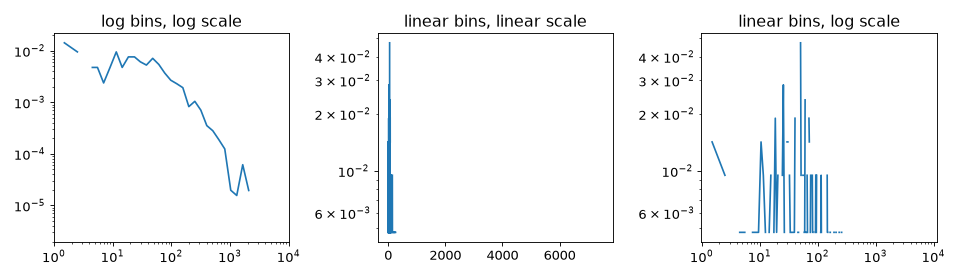
#> input picture _images/blackouts_binning_comparison.png, 960 x 280 px; its folder holds only this picture in this run
$ python -i fitting.py   (imports and definitions only)
#> lines starting #> are read from the running program, lines starting #| are printed output that depends on the picture
"""
This file contains the functions and classes for fitting data to a
distribution.
"""
# These packages are pretty fundamental to the
# operation of this library, so we should import them at the top.
import numpy as np
from numpy import nan

import matplotlib.pyplot as plt

# For float errors
import sys
# For checking how many processes are available
import os
# For parallelization
import multiprocessing

# So we can ignore this warning while fitting xmin
from scipy.optimize import OptimizeWarning

# So we can hash the fit object for caching
import hashlib

# For saving and loading
import h5py
# For saving function source code when saving/loading
import inspect
import json
import textwrap

# Dill is a drop-in replacement for pickle that allows you to serialize
# local functions (among other improvements); used for saving and loading
# fit objects, and parallelization.
#import pickle
import dill as pickle

import warnings
from tqdm import tqdm

from .plotting import *
from .statistics import *
from .distributions import *

# Try and grab the current version of the package from the _version.py file.
# This is for comparing with saved/loaded Fit objects. If we can't find that
# file, we have to work without it.
try:
    from ._version import __version__
    POWERLAW_VERSION = __version__
except:
    # Raise a warning, in case the user isn't aware that the package
    # isn't properly installed
    warnings.warn('powerlaw version not found, likely because the package isn\'t installed properly. Not critical, but could affect caching of files.')
    POWERLAW_VERSION = 'unknown'

# This needs to be a list of the keys in the supported_distributions
# attribute of the Fit class.  The __getattr__ method needs the list.
# If it uses supported_distributions.keys(), then it gets into an
# infinte loop when unpickling a Fit object.  Hence the need for a
# separate list outside the scope of the Fit class.
# [7 lines that did not run here, left out]

# [1 line that did not run here, left out]

"""
Whether to enable parallelization for certain heavy calculations, eg.
fitting the xmin value.
"""
_parallel_enable = False

"""
This is the number of cores/processes that the library should use.
"""
_parallel_cores = 1

"""
By default, the multiprocessing library has many limitations when it comes
to what functions can be used in a Pool or Process object. This is becuase
these require that you serialize the function using pickle, which is then
pass between processes.

Unfortunately, the standard library `pickle` doesn't have support for many
types of functions, including those not defined at the root level. The
function we want to parallelize for `find_xmin` is not defined at the
root level, so normally we would get an error along the lines of:
    Can't pickle local object 'Fit.find_xmin.<locals>.fit_function'

We can fix this by manually replacing multiprocessing's use of pickle to
`dill`'s version of it, which can handle these types of functions.
"""
# We imported dill as 'pickle', so all references to 'pickle' are actually
# dill.
pickle.Pickler.dumps, pickle.Pickler.loads = pickle.dumps, pickle.loads
multiprocessing.reduction.ForkingPickler = pickle.Pickler
multiprocessing.reduction.dump = pickle.dump

"""
The file types and extensions supported for saving and loading files.

Each key is the name of the format, and the value should be the list of
extensions that correspond to this format.
"""
SUPPORTED_SAVE_FORMATS = {"hdf5": ['h5', 'hdf5'],
                          "pickle": ['pkl', 'pickle']}

SUPPORTED_SAVE_FILE_EXTENSIONS = [ext for v in SUPPORTED_SAVE_FORMATS.values() for ext in v]

DEFAULT_SAVE_FORMAT = 'h5'

"""
Whether fits are cached automatically or not.

This variable should not be manually set, but rather is automatically
set to True when a valid path is given using Fit.set_cache_folder().
"""
_cache_enabled = False

"""
The path to the cache folder.

This variable should not be manually set, but rather set using
Fit.set_cache_folder().
"""
_cache_path = None

"""
The format to use when automatically caching files.

This variable should not be manually set, but rather set using
Fit.set_cache_format(). The default is hdf5.
"""
_cache_format = DEFAULT_SAVE_FORMAT


# [31 lines left out: function set_parallel_cores, not called in this run]


class Fit(object):
    """
    A class to manage data and fits to various distributions.

    For fits to power laws, the methods of Clauset et al. 2007 are used.
    These methods identify the portion of the tail of the distribution that
    follows a power law, beyond a value ``xmin``. If no ``xmin`` is
    provided, the optimal one is calculated and assigned at initialization.

    All supported distributions can be accessed as properties of this
    class, at which time they will be automatically fit to the data.

    Parameters
    ----------
    data : array_like
        The data to fit.

    discrete : bool, optional
        Whether the data is discrete (integers).

    xmin : int or float, optional
        The data value beyond which distributions should be fitted. If
        ``None`` an optimal one will be calculated.

    xmax : int or float, optional
        The maximum value of the fitted distributions.

    estimate_discrete : bool, optional
        Whether to estimate the fit of a discrete power law using fast
        analytical methods, instead of calculating the fit exactly with
        slow numerical methods. Most accurate when ``xmin`` > 6.

    discrete_normalization : {"round", "sum"}, optional
        Approximation method to use in calculating the PDF (especially the
        PDF normalization constant) for a discrete distribution in the case
        that there is no analytical expression available.

        ``"round"`` uses the probability mass in the range ``[x - 0.5, x + 0.5]``
        for each data point.

        ``"sum"`` simply sums the PDF over the defined range to compute the
        normalization.

    sigma_threshold : float, optional
        Upper limit on the standard error of the power law fit. Used after
        fitting, when identifying valid ``xmin`` values.

    initial_parameters : dict, optional
        The initial parameters for fitting various distributions.

        Must be given as a dictionary so it is clear which value corresponds
        to which parameter of different distributions.

    parameter_ranges : dict, optional
        Dictionary of valid parameter ranges for fitting. Formatted as a
        dictionary of parameter names (eg. ``'alpha'``) and tuples/lists/etc.
        of their lower and upper limits (eg. ``(1.5, 2.5)``, ``(None, .1)``).

        The use of ``None`` is preferred over ``np.inf`` to indicate an
        unbounded limit.

    parameter_constraints : dict or list of dict
        Constraints amongst parameters during fitting. Constraint function(s)
        should take the distribution object as the only argument.
        The return value of the function should be some numerical value
        which is either 0 when the constraint is satisfied if an equality
        constraint, or a positive non-zero value when the constraint is
        satisfied if an inequality constraint.

        For example, if I want to enforce that ``param1`` is greater than
        ``param2``, I would define my function:

        .. code-block::

            def constraint(dist):
                return dist.param1 - dist.param2

            constraint_dict = {"type": 'ineq',
                               "fun": constraint}

        The dictionary (or dictionaries) should contain only the
        following keys:

        ``"type"``: The type of the constraint, either ``"eq"`` or
        ``"ineq"``.

        ``"fun"``": The function that implements the constraint.

        ``"dists"``: The name of the distributions that this constraint
        applies to. If not provided, constraint will be applied to
        all distributions.

        After some processsing and wrapping, these constraints are
        eventually sent to ``scipy.optimize.minimize(constraints=...)``;
        see their documentation for more information.

    xmin_distance : {'D', 'V', 'Asquare'}, optional
        The distance metric used to determine which value of xmin
        gives the best fit.

        ``'D'`` is Kolmogorov-Smirnov, ``'V'`` is Kuiper, ``'Asquare'`` is Anderson-
        Darling. For more information on these, see the documentation
        for ``Distribution.compute_distance_metrics()``.

    xmin_distribution : str name of distribution (eg. 'power_law'), optional
        The distribution to use in finding the optimal ``xmin`` value.

    test_all_xmin : bool
        Whether to test every single unique value in the dataset for fitting
        xmin (True) or generate a uniform distribution of values that spans
        the data.

    ignore_cache : bool
        Whether to ignore cached files, even if automatic cacheing is
        enabled.

    verbose: {0, 1, 2} or bool, optional
        Whether to print updates about where we are in the fitting process.

        ``0`` or ``False`` means print nothing, ``1`` or ``True`` means
        only print warnings (default), ``2`` means print status messages
        and warnings.

    """
    def __init__(self,
                 data,
                 discrete=False,
                 xmin=None,
                 xmax=None,
                 fit_method='likelihood',
                 estimate_discrete=None,
                 discrete_normalization='round',
                 sigma_threshold=None,
                 initial_parameters=None,
                 parameter_ranges=None,
                 parameter_constraints=None,
                 xmin_distance='D',
                 xmin_distribution='power_law',
                 test_all_xmin=False,
                 ignore_cache=False,
                 verbose=1):

        self.verbose = verbose

        self.data_original = data
        self.data = np.asarray(self.data_original, dtype='float')

        if self.data.ndim != 1:
            raise ValueError("Input data must be one-dimensional")

        self.discrete = discrete

        self.fit_method = fit_method
        self.estimate_discrete = estimate_discrete
        self.discrete_normalization = discrete_normalization
        self.sigma_threshold = sigma_threshold

        # For initial parameters and ranges, we need to do some standardization
        # such that we can nicely save and load Fit objects to files. This
        # is primarily relevant to the hashing, since we need to make sure
        # the type of numbers in either case is a float or None.
        if hasattr(initial_parameters, '__iter__'):
            for k, v in initial_parameters.items():
                initial_parameters[k] = float(v) if v else None

        self.initial_parameters = initial_parameters

        if hasattr(parameter_ranges, '__iter__'):
            for k, v in parameter_ranges.items():
                parameter_ranges[k][0] = float(v[0]) if v[0] else None
                parameter_ranges[k][1] = float(v[1]) if v[1] else None

        self.parameter_ranges = parameter_ranges

        # Make sure that we are given a list of constraints; so even if we
        # are only given a single one, added it to a list
        if type(parameter_constraints) is dict:
            self.parameter_constraints = [parameter_constraints]
        else:
            self.parameter_constraints = parameter_constraints

        # We keep track of the xmin and xmax values if they are provided.
        # I don't really see the purpose for this variable, but I'll leave
        # it in for backwards compatability.
        self.fixed_xmax = (xmax is not None)
        self.xmax = xmax

        # Trim the data above xmax
        if self.fixed_xmax:
            self.xmax = float(self.xmax)

            # We keep track of this to compute n_tail at the end of __init__
            n_above_max = sum(self.data > self.xmax)

            self.data = self.data[self.data <= self.xmax]

        else:
            n_above_max = 0

        # We also need to separately note if xmin was given since we will
        # eventually fit it if it isn't provided, so we need to be able
        # to tell if that value was given or fitted.
        # If xmin has __iter__, that means it's a list/tuple/array
        # Note that originally `fixed_xmin` was defined later in the code,
        # but we can easily define it now so we may as well.

        # If we have a range, we assign that
        if hasattr(xmin, '__iter__'):
            assert len(xmin) == 2, f'Invalid range given for xmin ({xmin}), should be iterable of length 2'

            self.xmin = None
            self.xmin_range = xmin
            self.fixed_xmin = False

        elif (xmin is not None):
            # If we just have a value, we have a fixed value and don't have
            # to fit anything
            self.xmin = xmin
            self.xmin_range = (None, None)
            self.fixed_xmin = True

        else:
            # Otherwise, we have no fixed xmin and our range is the entire
            # span of the data.
            self.xmin = None
            self.xmin_range = (np.min(self.data), np.max(self.data))
            self.fixed_xmin = False

        self.xmin_distance = xmin_distance

        if 0 in self.data:
            if self.verbose:
                warnings.warn("Values less than or equal to 0 in data. Throwing out 0 or negative values.")

            self.data = self.data[self.data > 0]

        # Sort the data
        if not all(self.data[i] <= self.data[i+1] for i in range(len(self.data)-1)):
            self.data = np.sort(self.data)

        self.fitting_cdf_bins, self.fitting_cdf = cdf(self.data, xmin=None, xmax=self.xmax)

        # No need to define this again, as we can just copy it from the
        # static variable.
        self.supported_distributions = SUPPORTED_DISTRIBUTIONS

        self.xmin_distribution_cls: type[Distribution] = self.supported_distributions[xmin_distribution]
        # We need to save this for hashing; otherwise, we never use it
        # again after passing to find_xmin().
        self.test_all_xmin = test_all_xmin

        ####################################
        # CHECK CACHE
        # Now that we have all of our variables set, we should check to see
        # if we need to look for a cached copy of this fit. Notably, this
        # happens before we fit xmin, since the point of caching is to
        # avoid having to repeat that calculation if possible.
        if _cache_enabled and not ignore_cache:
            potential_cache_file = os.path.join(_cache_path, f'{hash(self)}.{_cache_format}')

            if os.path.exists(potential_cache_file):
                if self.verbose:
                    print(f'Found cached file: {potential_cache_file}')

                # You can't just overwrite self, so we have to update
                # every variable
                loaded_fit = Fit.load(potential_cache_file)
                print(self.__dict__)
                self.__dict__.update(loaded_fit.__dict__)
                print(self.__dict__)
                return

            # If we don't find a cache file, no problem, we just continue on with
            # calculating xmin.


        ####################################
        # FIT XMIN
        # If we have a fixed xmin, we can directly fit a power law distribution
        if self.fixed_xmin:
            self.xmin = float(xmin)
        else:
            if self.verbose:
                print(f'Calculating best minimal value for {xmin_distribution.replace("_"," ")} fit')

            # This function tries to optimize the fit based on the xmin
            self.find_xmin(self.xmin_distance, self.test_all_xmin)

        # Crop the data to the xmin and
        self.data = self.data[self.data >= self.xmin]
        self.n = float(len(self.data))
        self.n_tail = self.n + n_above_max

        ####################################
        # CREATE CACHE
        if _cache_enabled and not ignore_cache:
            new_cache_file = os.path.join(_cache_path, f'{hash(self)}.{_cache_format}')

            if not os.path.exists(new_cache_file):
                if verbose:
                    print(f'Caching file at: {new_cache_file}')
                self.save(new_cache_file)


    # [51 lines left out: functions __dir__, __getattr__, not called in this run]


    @property
    def xmin_distribution(self):
        return getattr(self, self.xmin_distribution_cls.name)

    # [1045 lines left out: functions find_xmin, distribution_compare, loglikelihood_ratio, cdf, ccdf, pdf and 13 more, not called in this run]

>>> import cv2
>>> picture = cv2.imread('../_images/blackouts_binning_comparison.png', cv2.IMREAD_GRAYSCALE)
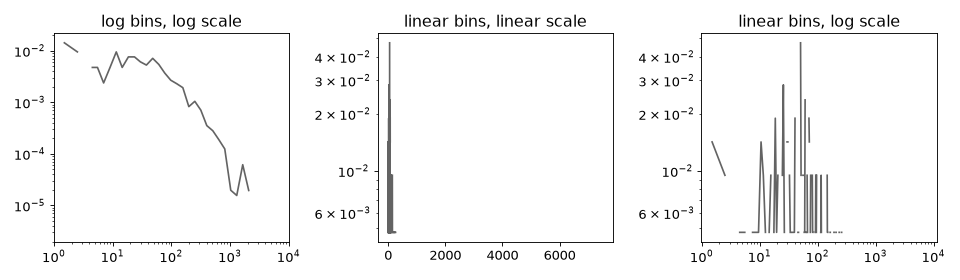
#> picture: shape (280, 960); min 0, max 255, mean 246.9
>>> result = Fit(picture).find_xmin()
#> (the run stopped early here; a loop or call above may not have finished)

$ run again, on _images/blackouts_multiple_fits_bounded.png
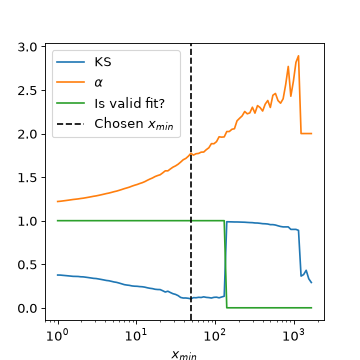
#> input picture _images/blackouts_multiple_fits_bounded.png, 360 x 360 px
#> `picture = cv2.imread('../_images/blackouts_binning_comparison.png', cv..`:
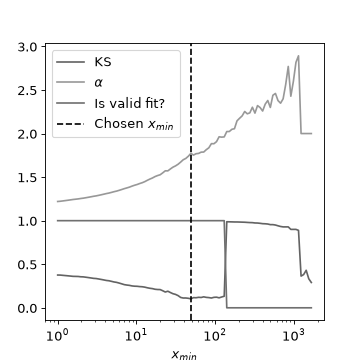
#> picture: shape (360, 360); min 0, max 255, mean 247.9
